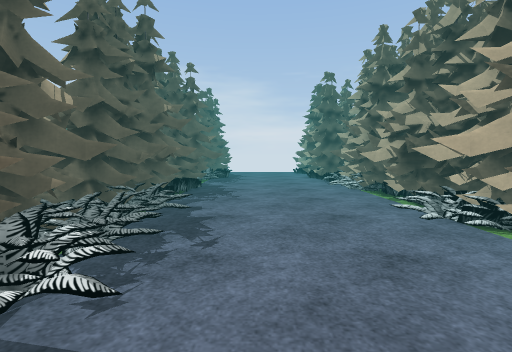
View 1 (above)

12 first-person views from a walk through a 3-D level made in the Unity game engine. The camera is 1.3 m above the floor, tilts 4° down and sees 85° across. The floor is counted in squares, 1 m on a side. Each view is taken from the middle of a square. On the plan, view 1 faces up. The plan holds only what a view shows up to about 13 squares ahead; the rest is blank. The place goes on beyond the plan. The player is left out. Some surface patterns are stand-ins.

View 2
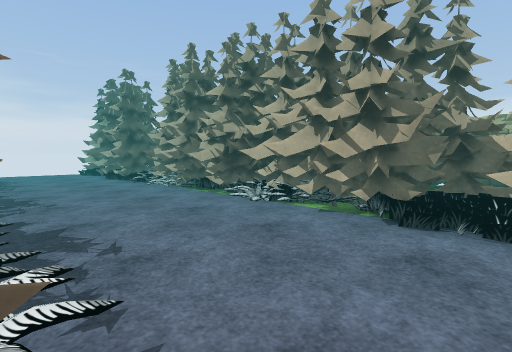

View 3
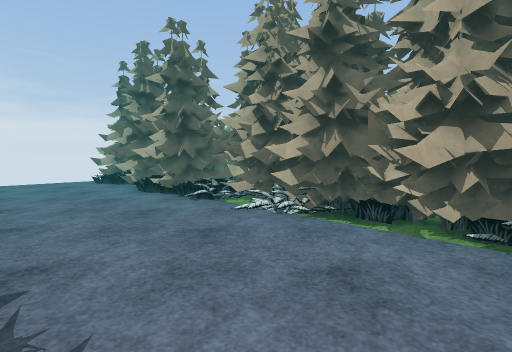

View 4
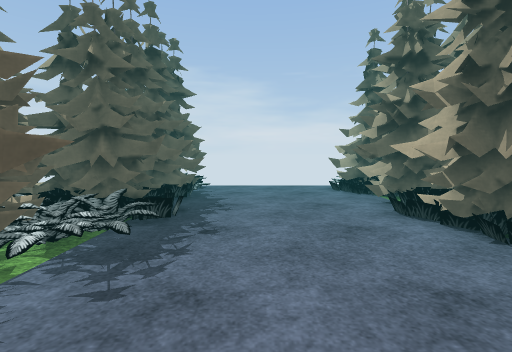

View 5
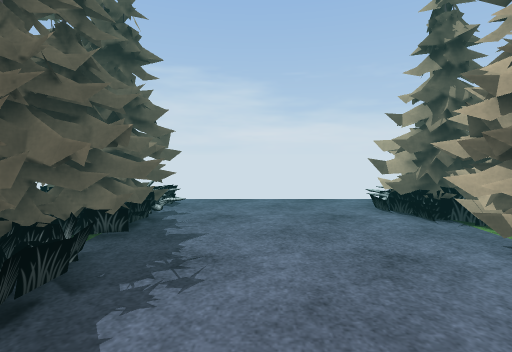

View 6
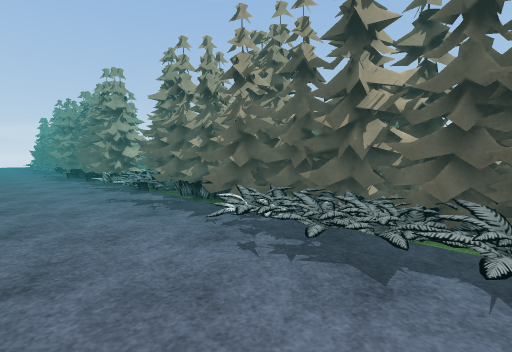

View 7
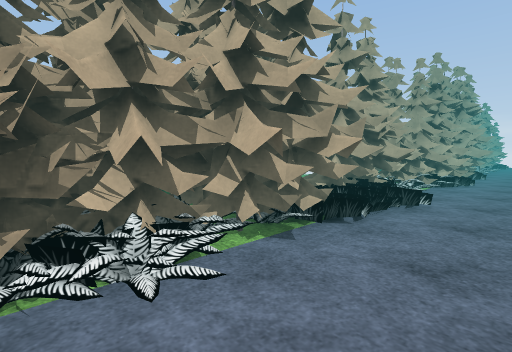

View 8
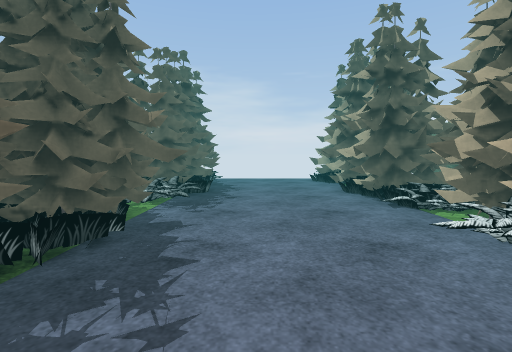

View 9
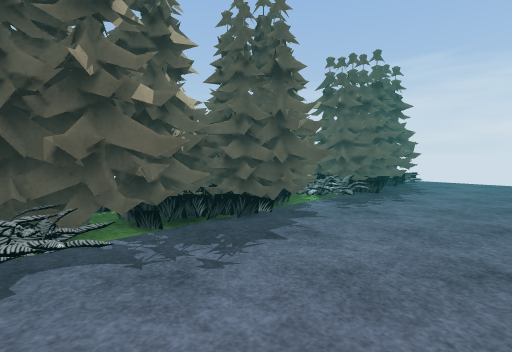

View 10
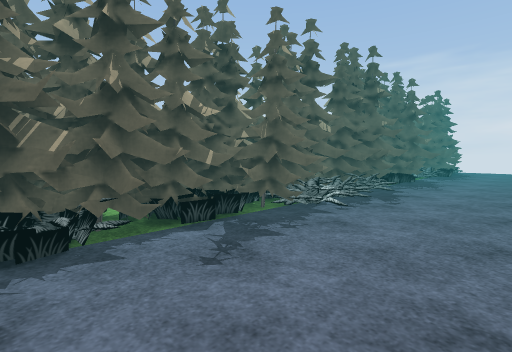

View 11
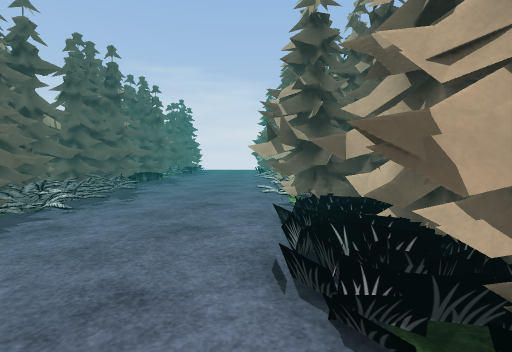

View 12
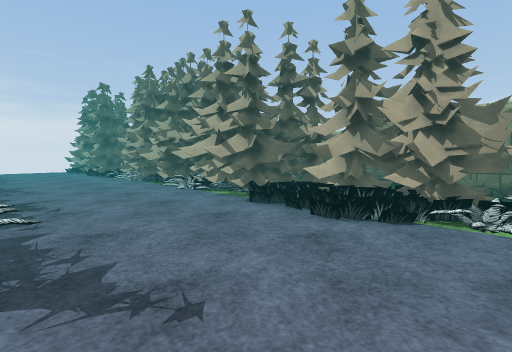

### Floor plan
Key: @ floor where view 1 was taken; # wall or solid block; . floor; / step, stairs or slope; O other object.
Columns run from 3 left of view 1 to 5 right of it. Each row starts with its distance up from view 1.
 23 #......#
 22 ##....##
 21 ##.....#
 20  #....##
 19 ##....##
 18 ##....#
 17 #.....#
 16 #O....##
 15 #.....##
 14 #......#
 13 ##.....#
 12 ##.....#
 11 #......#
 10 #......#
  9 #......#
  8 #......#
  7 #/.....#
  6 #/.....#
  5 #/....##
  4 #/.....#
  3 #/....###
  2 ##.....##
  1 ##......#
  0 #..@...##
 -1 #......##
 -2 #......#
 -3 #......#
 -4 #......#

Where each view was taken, in squares from view 1:
view 1: 0 up, 0 right, facing up
view 2: 0 up, 2 left, facing up-right
view 3: 7 up, 1 left, facing up-right
view 4: 11 up, 0 right, facing up
view 5: 15 up, 0 right, facing up
view 6: 7 up, 2 right, facing down-left
view 7: 7 up, 1 right, facing down-right
view 8: 7 up, 0 right, facing up
view 9: 7 up, 2 right, facing up-left
view 10: 4 down, 2 right, facing up-left
view 11: 4 down, 3 right, facing up
view 12: 4 down, 2 left, facing up-right
